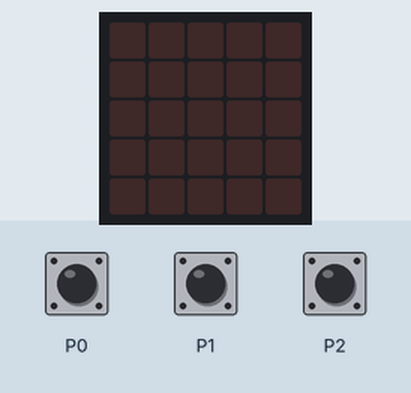
This program was run on a simulated BBC micro:bit (MakeCode). On the bench: the board's 5×5 LED display. The test bench sets the inputs (shaded band). Random numbers come from a fixed seed; the 48×5 strip is a reading aid, not a part: it shows the text the display is scrolling, unrolled, one strip-width of it at a time.

Above: at 1.2 s.
1.3 s: touch pin P0 pressed for 0.15 s
At 2.0 s:
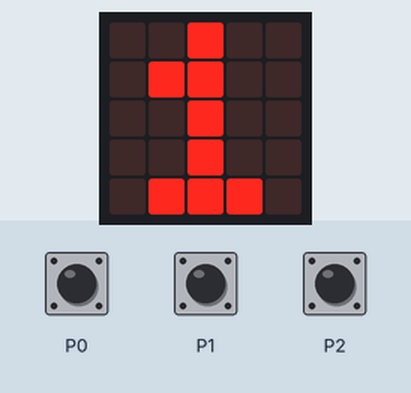
At 20.2 s:
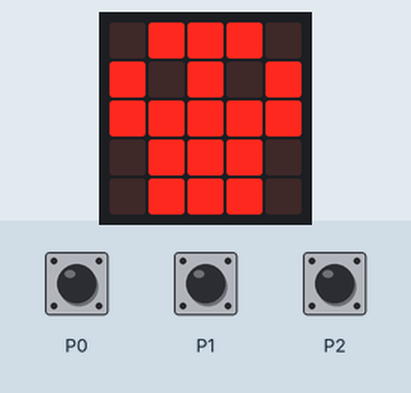

Measured:
- after the input at 1.3 s, the display: changes after 0.15 s (image 1)
- what the display in image 1 shows lasts 0.7 s, from 1.5 s to 2.2 s

The program:

main.ts
```typescript
let ponto_j2 = 0
let Ponto_j1 = 0
input.onPinPressed(TouchPin.P0, function () {
    basic.showNumber(1)
    basic.showNumber(2)
    basic.showNumber(3)
    basic.showString("Vamos Jogar!<3")
    basic.pause(randint(1000, 7000))
    basic.showIcon(IconNames.Skull)
    basic.pause(1000)
    basic.clearScreen()
})
input.onPinPressed(TouchPin.P2, function () {
    ponto_j2 += 1
    basic.showLeds(`
        . . . . .
        . . . . .
        # . . . #
        # # # # #
        # # # # #
        `)
    basic.pause(1000)
    basic.clearScreen()
})
input.onPinPressed(TouchPin.P1, function () {
    Ponto_j1 += 1
    basic.showLeds(`
        # # # # #
        # # # # #
        . # # # .
        . . . . .
        . . . . .
        `)
    basic.pause(1000)
    basic.clearScreen()
})
basic.forever(function () {

})
```

test.ts
```typescript
// testes vão aqui; isto não será compilado quando este pacote for usado como uma extensão.
```
